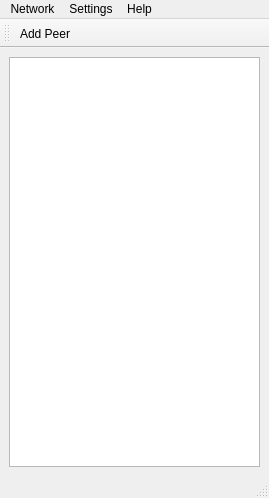
<?xml version="1.0" encoding="UTF-8"?>
<ui version="4.0">
 <class>PeerList</class>
 <widget class="QMainWindow" name="PeerList">
  <property name="geometry">
   <rect>
    <x>0</x>
    <y>0</y>
    <width>269</width>
    <height>498</height>
   </rect>
  </property>
  <property name="windowTitle">
   <string>Meshnet Client</string>
  </property>
  <widget class="QWidget" name="centralwidget">
   <layout class="QGridLayout" name="gridLayout">
    <item row="0" column="0">
     <widget class="QListWidget" name="listWidget"/>
    </item>
   </layout>
  </widget>
  <widget class="QMenuBar" name="menubar">
   <property name="geometry">
    <rect>
     <x>0</x>
     <y>0</y>
     <width>269</width>
     <height>22</height>
    </rect>
   </property>
   <widget class="QMenu" name="menuNetwork">
    <property name="title">
     <string>Network</string>
    </property>
    <addaction name="actionStart"/>
    <addaction name="actionStop"/>
    <addaction name="separator"/>
    <addaction name="actionQuit"/>
   </widget>
   <widget class="QMenu" name="menuSettings">
    <property name="title">
     <string>Settings</string>
    </property>
    <addaction name="actionEdit_Config"/>
   </widget>
   <widget class="QMenu" name="menuHelp">
    <property name="title">
     <string>Help</string>
    </property>
    <addaction name="actionAbout_meshnet_client"/>
    <addaction name="actionAbout_Qt"/>
   </widget>
   <addaction name="menuNetwork"/>
   <addaction name="menuSettings"/>
   <addaction name="menuHelp"/>
  </widget>
  <widget class="QStatusBar" name="statusbar"/>
  <widget class="QToolBar" name="toolBar">
   <property name="windowTitle">
    <string>toolBar</string>
   </property>
   <attribute name="toolBarArea">
    <enum>TopToolBarArea</enum>
   </attribute>
   <attribute name="toolBarBreak">
    <bool>false</bool>
   </attribute>
   <addaction name="actionAdd_Peer"/>
  </widget>
  <action name="actionStart">
   <property name="text">
    <string>Start</string>
   </property>
  </action>
  <action name="actionStop">
   <property name="text">
    <string>Stop</string>
   </property>
  </action>
  <action name="actionEdit_Config">
   <property name="text">
    <string>Edit Config</string>
   </property>
  </action>
  <action name="actionAbout_meshnet_client">
   <property name="text">
    <string>About meshnet-client</string>
   </property>
  </action>
  <action name="actionAbout_Qt">
   <property name="text">
    <string>About Qt</string>
   </property>
  </action>
  <action name="actionAdd_Peer">
   <property name="text">
    <string>Add Peer</string>
   </property>
   <property name="toolTip">
    <string>Add a new peer</string>
   </property>
  </action>
  <action name="actionQuit">
   <property name="text">
    <string>Close</string>
   </property>
  </action>
 </widget>
 <resources/>
 <connections/>
</ui>
